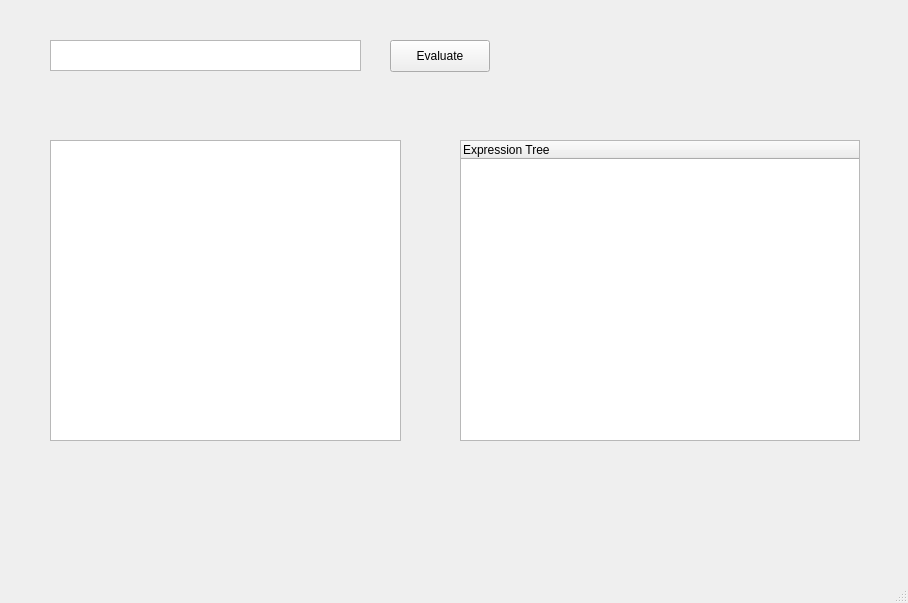
<?xml version="1.0" encoding="UTF-8"?>
<ui version="4.0">
 <class>TheCoolestTruthTable</class>
 <widget class="QMainWindow" name="TheCoolestTruthTable">
  <property name="geometry">
   <rect>
    <x>0</x>
    <y>0</y>
    <width>908</width>
    <height>603</height>
   </rect>
  </property>
  <property name="windowTitle">
   <string>The Coolest Truth Table</string>
  </property>
  <widget class="QWidget" name="centralwidget">
   <widget class="QPlainTextEdit" name="plainTextEdit">
    <property name="geometry">
     <rect>
      <x>50</x>
      <y>40</y>
      <width>311</width>
      <height>31</height>
     </rect>
    </property>
   </widget>
   <widget class="QPushButton" name="pushButton">
    <property name="geometry">
     <rect>
      <x>390</x>
      <y>40</y>
      <width>100</width>
      <height>32</height>
     </rect>
    </property>
    <property name="text">
     <string>Evaluate</string>
    </property>
   </widget>
   <widget class="QLabel" name="errorLabel">
    <property name="geometry">
     <rect>
      <x>50</x>
      <y>90</y>
      <width>440</width>
      <height>25</height>
     </rect>
    </property>
    <property name="styleSheet">
     <string>color: red;</string>
    </property>
    <property name="text">
     <string/>
    </property>
   </widget>
   <widget class="QTreeWidget" name="treeWidget">
    <property name="geometry">
     <rect>
      <x>460</x>
      <y>140</y>
      <width>400</width>
      <height>301</height>
     </rect>
    </property>
    <column>
     <property name="text">
      <string>Expression Tree</string>
     </property>
    </column>
   </widget>
   <widget class="QTableWidget" name="tableWidget">
    <property name="geometry">
     <rect>
      <x>50</x>
      <y>140</y>
      <width>351</width>
      <height>301</height>
     </rect>
    </property>
   </widget>
  </widget>
  <widget class="QMenuBar" name="menubar">
   <property name="geometry">
    <rect>
     <x>0</x>
     <y>0</y>
     <width>908</width>
     <height>30</height>
    </rect>
   </property>
  </widget>
  <widget class="QStatusBar" name="statusbar"/>
 </widget>
 <resources/>
 <connections/>
</ui>
